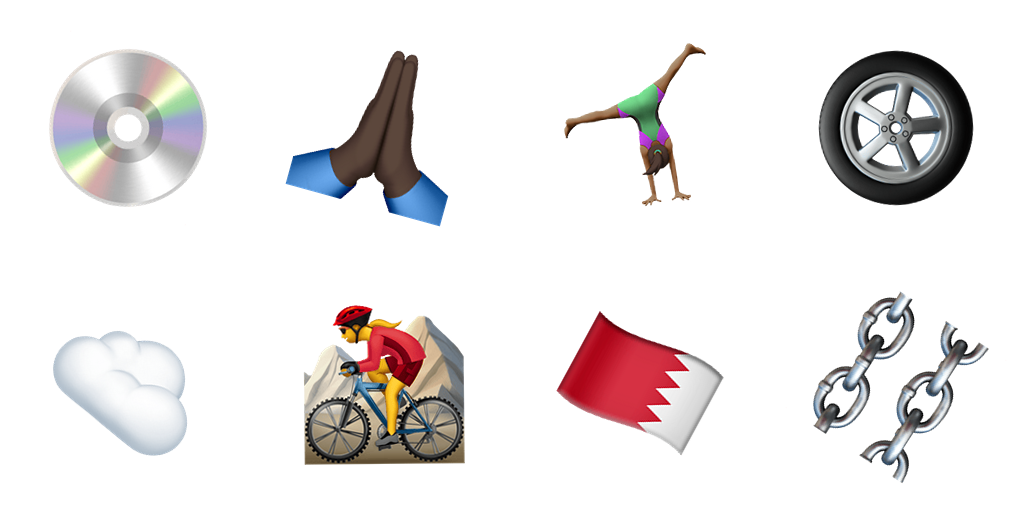
#> input picture SdrLen2026/Misc/Emojii-CAPTCHA/sample.png, 1024 x 512 px
$ python test_mask.py
#> lines starting #> are read from the running program, lines starting #| are printed output that depends on the picture; after the words box and inside, x2 and y2 are one past the last pixel; in counts of white or black regions, pixels touching at a corner belong together
import cv2
import numpy as np

def get_true_alpha(tile_bgr):
    h, w = tile_bgr.shape[:2]
    mask = np.zeros((h+2, w+2), np.uint8)
    filled = tile_bgr.copy()

    # Flood fill from corner (0,0) with MAGENTA
    cv2.floodFill(filled, mask, (0,0), (255, 0, 255), loDiff=(5,5,5), upDiff=(5,5,5))

    alpha = np.ones((h, w), dtype=np.uint8) * 255
    bg_mask = (filled[:,:,0] == 255) & (filled[:,:,1] == 0) & (filled[:,:,2] == 255)
    alpha[bg_mask] = 0
    return alpha

sample = cv2.imread('sample.png')
#> sample is the input picture: shape (512, 1024, 3); mean B, G, R 230.6, 230.6, 234
# Tile 4 typically has a cloud (lots of white)
t = sample[256:512, 0:256]
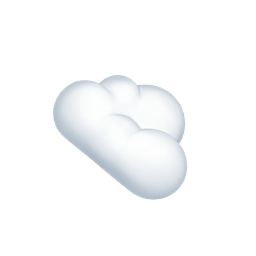
#> t: shape (256, 256, 3); mean B, G, R 251.8, 251, 250.2

# Old broken method
gray = cv2.cvtColor(t, cv2.COLOR_BGR2GRAY)
_, old_alpha = cv2.threshold(gray, 250, 255, cv2.THRESH_BINARY_INV)
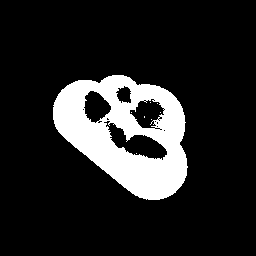
#> old_alpha: shape (256, 256); 14.5% white; 8 white regions (7 under 20 px), largest, box (x1, y1, x2, y2) and area: (53, 75, 188, 200) 9516

# New perfect method
new_alpha = get_true_alpha(t)
#> in get_true_alpha, `cv2.floodFill(filled, mask, (0,0), (255, 0, 255), loDiff=(5,5,5), upDi..`:
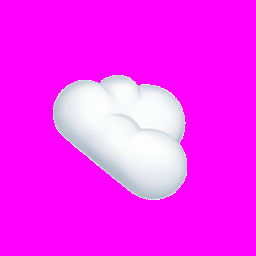
#> filled: shape (256, 256, 3); mean B, G, R 251.8, 42.2, 250.2
#> in get_true_alpha, `bg_mask = (filled[:,:,0] == 255) & (filled[:,:,1] == 0) & (filled[:,:,..`:
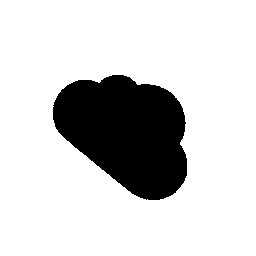
#> bg_mask: shape (256, 256) bool; 81.9% white; 1 black region, box (x1, y1, x2, y2) and area: (53, 75, 187, 200) 11868

print(f"Old alpha visible pixels: {np.count_nonzero(old_alpha)}")
#| Old alpha visible pixels: 9524
print(f"New alpha visible pixels: {np.count_nonzero(new_alpha)}")
#| New alpha visible pixels: 11868

cv2.imwrite('old_alpha.png', old_alpha)
cv2.imwrite('new_alpha.png', new_alpha)
